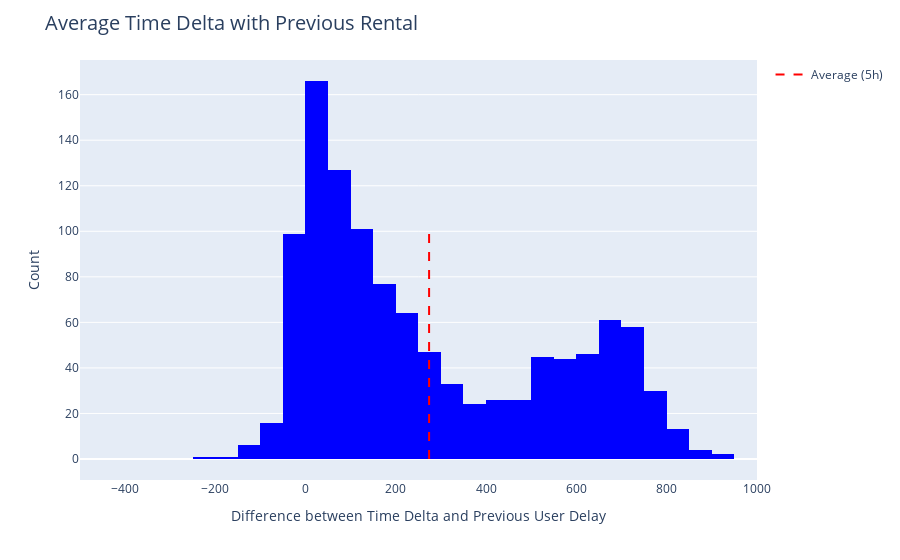

Notebook code cell kept with this figure:
### Code cell
# time delay between time delta and previous user
df_time_delay['delay_difference'] = df_time_delay['time_delta_with_previous_rental_in_minutes'] - df_time_delay['previous_user_delay']

# Average delta time in minutes
average_delta_delay = df_time_delay['delay_difference'].mean()

# Histogram
fig = px.histogram(df_time_delay, x='delay_difference',color_discrete_sequence=['blue'])

# Add average 
fig.add_trace(go.Scatter(x=[average_delta_delay, average_delta_delay], y=[0, 100], 
                         mode='lines', line=dict(color='red', dash='dash'), 
                         name=f'Average ({round(average_delta_delay / 60)}h)'))

fig.update_layout(title="Average Time Delta with Previous Rental",
                  title_font=dict(size=20),
                  xaxis_title="Difference between Time Delta and Previous User Delay",
                  yaxis_title="Count",
                  showlegend=True)

fig.update_xaxes(range=[-500, 1000])

fig.show()

### Figure 1 — Plotly figure (JSON) as saved in the notebook; plotly's stock layout.template omitted (floating-point values rounded to 4 significant figures; data arrays with more than 128 entries replaced by an {"elided": "..."} marker saying what was removed)
{"data": [{"alignmentgroup": "True", "bingroup": "x", "hovertemplate": "delay_difference=%{x}<br>count=%{y}<extra></extra>", "legendgroup": "", "marker": {"color": "blue", "pattern": {"shape": ""}}, "name": "", "offsetgroup": "", "orientation": "v", "showlegend": false, "type": "histogram", "x": {"elided": "1316 int values"}, "xaxis": "x", "yaxis": "y"}, {"line": {"color": "red", "dash": "dash"}, "mode": "lines", "name": "Average (5h)", "type": "scatter", "x": [273.5, 273.5], "y": [0, 100]}], "layout": {"barmode": "relative", "legend": {"tracegroupgap": 0}, "margin": {"t": 60}, "showlegend": true, "title": {"font": {"size": 20}, "text": "Average Time Delta with Previous Rental"}, "xaxis": {"anchor": "y", "domain": [0, 1], "range": [-500, 1000], "title": {"text": "Difference between Time Delta and Previous User Delay"}}, "yaxis": {"anchor": "x", "domain": [0, 1], "title": {"text": "Count"}}}}
